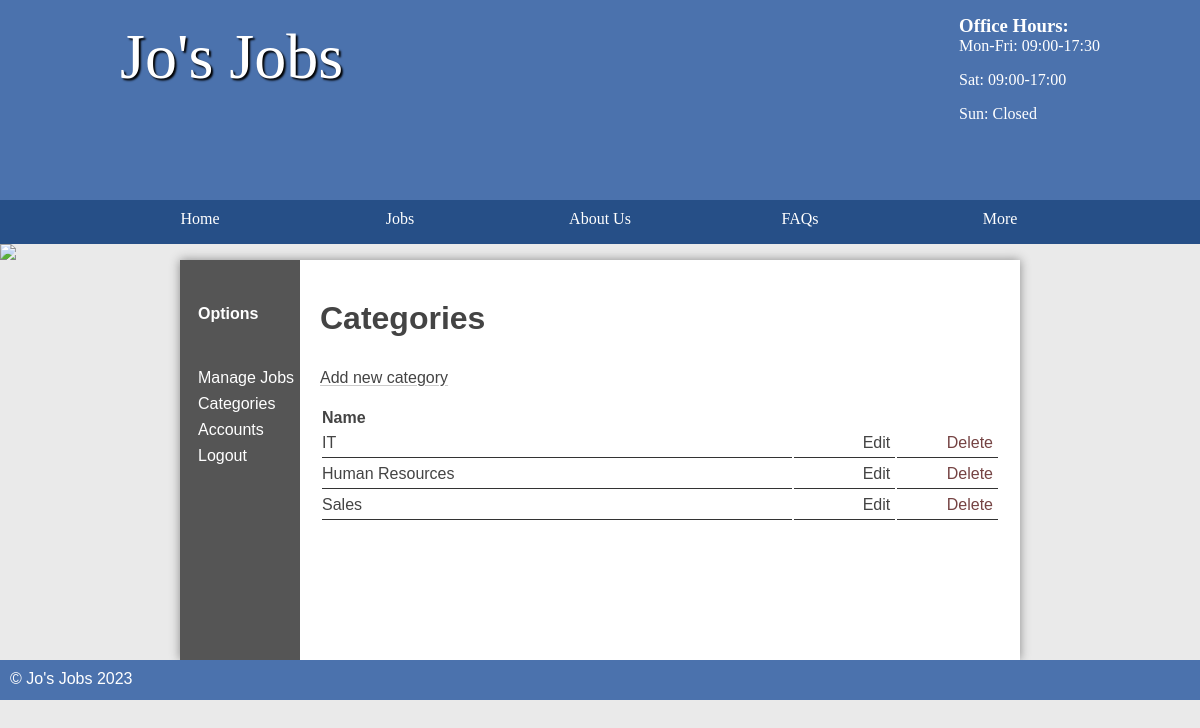
The page /jobs/public/admin/categories.php (signed in) on the database as committed earlier.
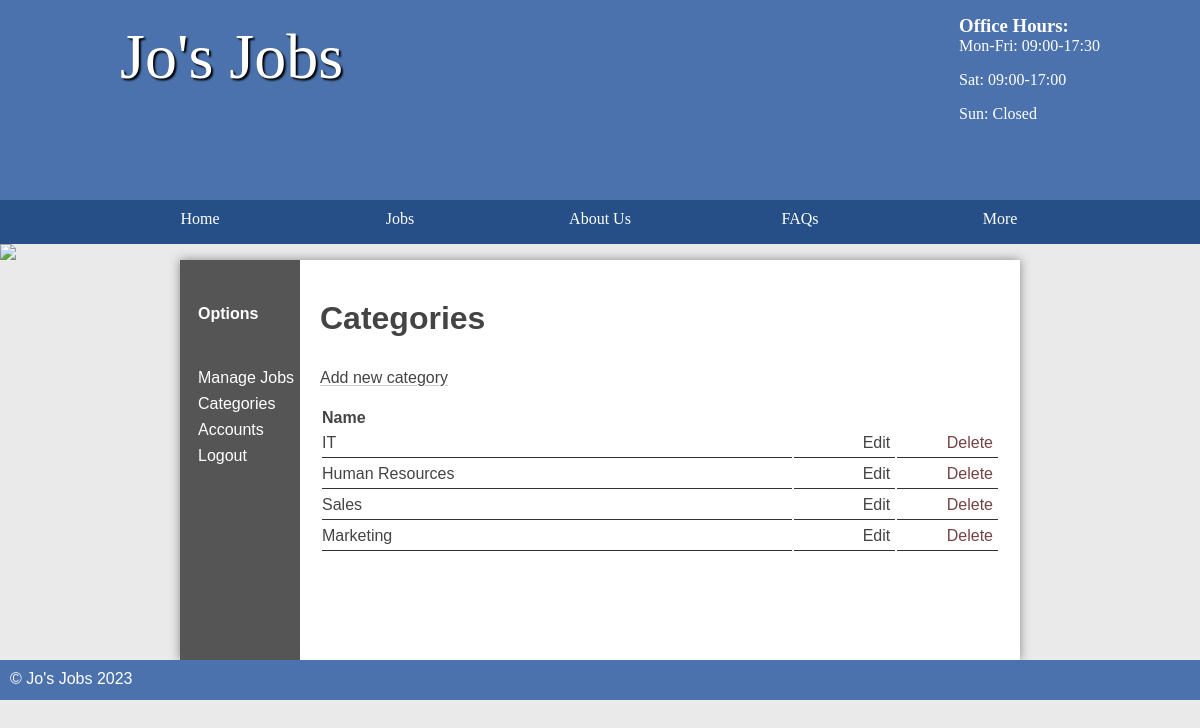
The same page on the database as committed later.
### tables this page shows
CREATE TABLE `category` (
  `id` int(11) NOT NULL AUTO_INCREMENT,
  `name` varchar(45) DEFAULT NULL,
  PRIMARY KEY (`id`)
);

### jobs/classes/database.php (called while the page is built, shortened)
<?php
class Database extends stdClass {
    public function __construct($user = "student", $password = "student", $dbname = "job", $host = "mysql") {
        $this->pdo = new PDO("mysql:host=$host;dbname=$dbname", $user, $password);
    }
    public function __get($name) {
        return $this->$name;
    }
}

### jobs/include/utils.php (called while the page is built, shortened)
<?php
$db = new Database($user = "student", $password = "student", $dbname = "job");
$page = new Page($db);

### jobs/classes/page.php (called while the page is built, shortened)
<?php
class Page {
    public $db;
    public function __construct(Database $db = null) {
        $this->db = $db ?? new Database();
    }
    public function createHead($title = "Home") {
        $this->categories = $this->db->category->selectAll();
        require (strpos($_SERVER['REQUEST_URI'], '/admin') === 0 ? '../../' : '../') . 'include/top-section.html.php';
    }
}

### jobs/classes/table.php (called while the page is built, shortened)
<?php
class Table {
    private $pdo;
    private $table;
    public function __construct($pdoInstance, $table) {
        $this->pdo = $pdoInstance;
        $this->table = $table;
    }
    public function selectAll(array|string $binds = [], array|string $items = '*'): array {
        return $this->selector($binds, $items)->fetchAll();
    }
    private function combine($binds, $query, $keyword, $debugMode = false): string {
        if (is_string($binds))
            $query .= " $binds ";
        else if (!empty($binds)) {
            $query .= " $keyword ";
            foreach ($binds as $key => $value)
                $query .= is_int($key) ? " $value " : " $key = :$key ";
        }
        return $query;
    }
    private function bindAndExecute($binds, $query, $values = [], $keyword = 'WHERE', $debugMode = false) {
        $query = $this->combine($binds, $query, $keyword, $debugMode);
        $statement = $this->pdo->prepare($query);
        if (is_array($binds))
            foreach ($binds as $key => $value)
                if (!is_int($key))
                    $statement->bindValue($key, $value);
        $statement->execute();
        return $statement;
    }
    private function selector($binds, $items) {
        $query = "SELECT ";
        $query .= "$items FROM $this->table";
        $statement = $this->bindAndExecute($binds, $query);
        return $statement;
    }
}

### jobs/public/admin/categories.php (the view, shortened to what this page needs)
<?php
require_once "../../include/utils.php";
$page->createHead("Categories");
$page->staffOnly();
?>
<main class="sidebar">
	<?php include '../../include/leftsection-staff.html.php'; ?>
	<section class="right">
		<h2>Categories</h2>
		<a class="new" href="addcategory.php">Add new category</a>
		<table>
			<thead>
				<tr>
					<th>Name</th>
					<th style="width: 15%">&nbsp;</th>
					<th style="width: 15%">&nbsp;</th>
				</tr>
				<?php
				if (!($page->categories))
					echo '<tr><td>No categories found</td></tr>';
				else
					foreach ($page->categories as $category) { ?>
					<tr>
						<td><?= $category['name'] ?></td>
						<td><a style="float: right" href="editcategory.php?id=<?= $category['id'] ?>">Edit</a></td>
						<td>
							<form method="post" action="deletecategory.php">
								<input type="submit" name="submit" value="Delete" class="link" />
							</form>
						</td>
					</tr>
				<?php } ?>
			</thead>
		</table>
	</section>
</main>
<?php include '../../include/footer.html.php'; ?>

Rows that differ between the two databases and show on the page:
added category: name "Marketing"
